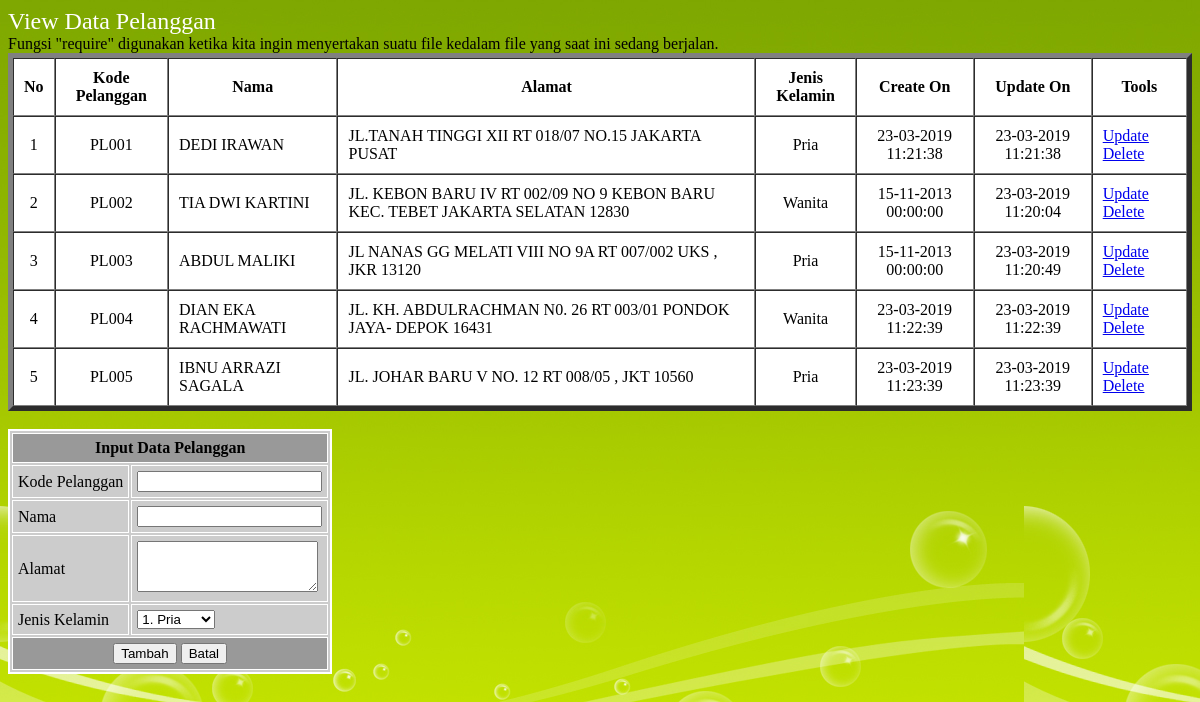
/Pertemuan9/index.php, run on an earlier commit of the app's database.
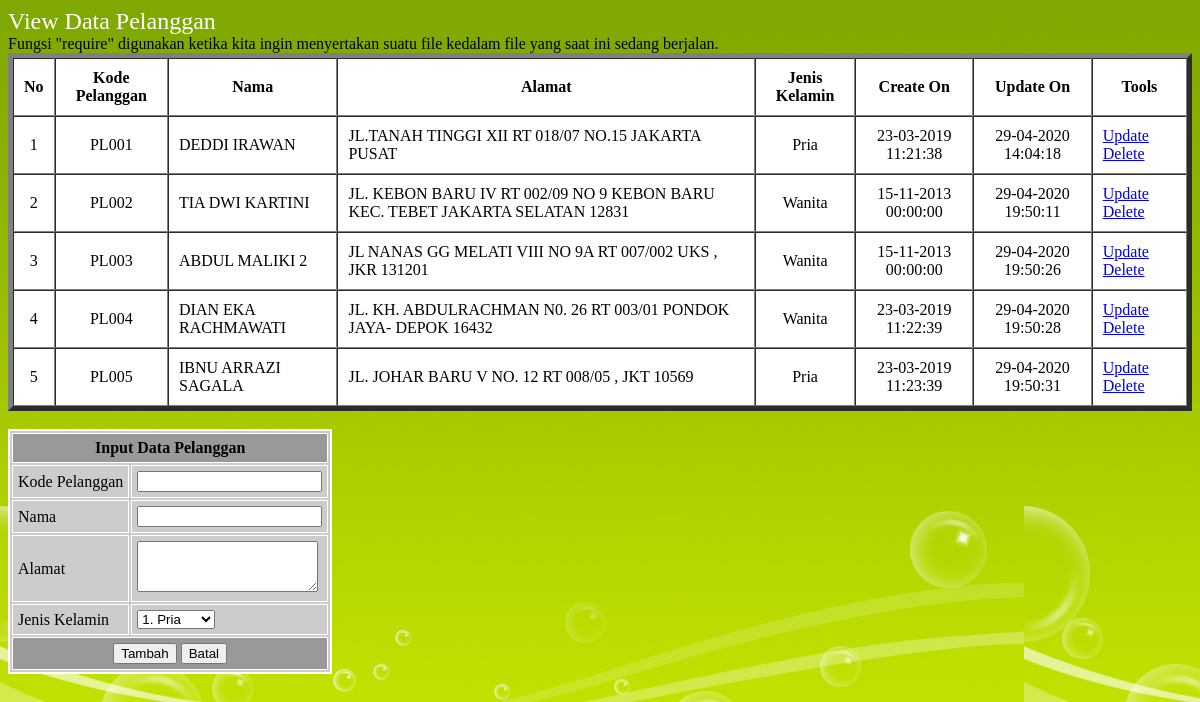
And on a later commit of the database.
### tables this page shows
CREATE TABLE `pelanggan` (
  `kdpel` varchar(5) NOT NULL,
  `nmpel` varchar(45) DEFAULT NULL,
  `alamat` varchar(200) DEFAULT NULL,
  `jk` varchar(45) DEFAULT NULL,
  `dibuat` datetime DEFAULT NULL,
  `diupdate` timestamp NULL DEFAULT NULL ON UPDATE current_timestamp(),
  PRIMARY KEY (`kdpel`)
);

### Pertemuan9/tampil.php (the view, shortened to what this page needs)
<font color="#FFFFFF" face="ravie" size="5">View Data Pelanggan</font><br>
<?php
	$query = mysqli_query($con,"SELECT * FROM pelanggan ORDER BY kdpel ASC");
?>
Fungsi "require" digunakan ketika kita ingin menyertakan suatu file kedalam file yang saat ini sedang berjalan.
<table bgcolor="#FFFFFF" cellpadding="10" cellspacing="0" bordercolordark="#999999" bordercolorlight="#CCCCCC" border="5">
	<tr>
    	<th align="center">No</th><th>Kode Pelanggan</th>
        <th>Nama</th><th>Alamat</th><th>Jenis Kelamin</th><th>Create On</th>
        <th>Update On</th><th>Tools</th>
    </tr>
	<?php
		$no = 1;
    	while($row = mysqli_fetch_array($query))
		{
			$kdpel = $row['kdpel'];
			echo "<tr>";
				echo "<td align='center'>".$no."</td>";
				echo "<td align='center'>".$kdpel."</td>";
				echo "<td>".$row['nmpel']."</td>";
				echo "<td>".$row['alamat']."</td>";
				echo "<td align='center'>".$row['jk']."</td>";
				echo "<td align='center'>".date("d-m-Y H:i:s",strtotime($row['dibuat']))."</td>";
				echo "<td align='center'>".date("d-m-Y H:i:s",strtotime($row['diupdate']))."</td>";
				echo "<td>
						<a href='edit.php?kdpel=$kdpel'>Update</a>&nbsp;
						<a href='hapus.php?kdpel=$kdpel'>Delete</a>
					</td>";
			echo "</tr>";
			$no++;
		}
	?>
</table>

### Pertemuan9/index.php (shortened to what this page needs)
<!DOCTYPE html>
<html>
<head>
</head>
<?php
	require "koneksi.php";
?>
<body background="2.jpg">
	<?php require "tampil.php"; ?><br>
	<?php include "tambah.php"; ?>
</body>
</html>

### Pertemuan9/tambah.php (shortened to what this page needs)
<table bgcolor="#CCCCCC" bordercolor="#FFFFFF" border="2" cellpadding="5" cellpadding="0">
	<tr>
    	<td bgcolor="#999999" align="center" colspan="2"><strong>Input Data Pelanggan</strong></td>
    </tr>
    <form action="index.php" method="post">
    <tr><td>Kode Pelanggan</td><td><input type="text" name="kdpel" maxlength="25" size="20"></td></tr>
    <tr><td>Nama</td><td><input type="text" name="nmpel" maxlength="25" size="20"></td></tr>
	<tr><td>Alamat</td><td><textarea name="alamat" rows="3" cols="20"></textarea></td></tr>
    <tr>
    	<td>Jenis Kelamin</td>
    	<td>
        	<select name="jk" size="1">
            	<option value="Pria">1. Pria</option><option value="Wanita">2. Wanita</option>
            </select>
        </td>
    </tr>
    <tr>
    	<td bgcolor="#999999" colspan="2" align="center">
            <input type="submit" value="Tambah">&nbsp;<input type="reset" value="Batal">
        </td>
    </tr>
	</form>
</table>

What changed in the data, as far as the page shows it:
changed pelanggan "PL001": nmpel "DEDI IRAWAN" → "DEDDI IRAWAN"; diupdate "23-03-2019 11:21:38" → "29-04-2020 14:04:18"
changed pelanggan "PL002": alamat "JL. KEBON BARU IV RT 002/09 NO 9 KEBON BARU KEC. TEBET JAKARTA SELATAN 12830" → "JL. KEBON BARU IV RT 002/09 NO 9 KEBON BARU KEC. TEBET JAKARTA SELATAN 12831"; diupdate "23-03-2019 11:20:04" → "29-04-2020 19:50:11"
changed pelanggan "PL003": nmpel "ABDUL MALIKI" → "ABDUL MALIKI 2"; alamat "JL NANAS GG MELATI VIII NO 9A RT 007/002 UKS , JKR 13120" → "JL NANAS GG MELATI VIII NO 9A RT 007/002 UKS , JKR 131201"; jk "Pria" → "Wanita"; diupdate "23-03-2019 11:20:49" → "29-04-2020 19:50:26"
changed pelanggan "PL004": alamat "JL. KH. ABDULRACHMAN N0. 26 RT 003/01 PONDOK JAYA- DEPOK 16431" → "JL. KH. ABDULRACHMAN N0. 26 RT 003/01 PONDOK JAYA- DEPOK 16432"; diupdate "23-03-2019 11:22:39" → "29-04-2020 19:50:28"
changed pelanggan "PL005": alamat "JL. JOHAR BARU V NO. 12 RT 008/05 , JKT 10560" → "JL. JOHAR BARU V NO. 12 RT 008/05 , JKT 10569"; diupdate "23-03-2019 11:23:39" → "29-04-2020 19:50:31"
